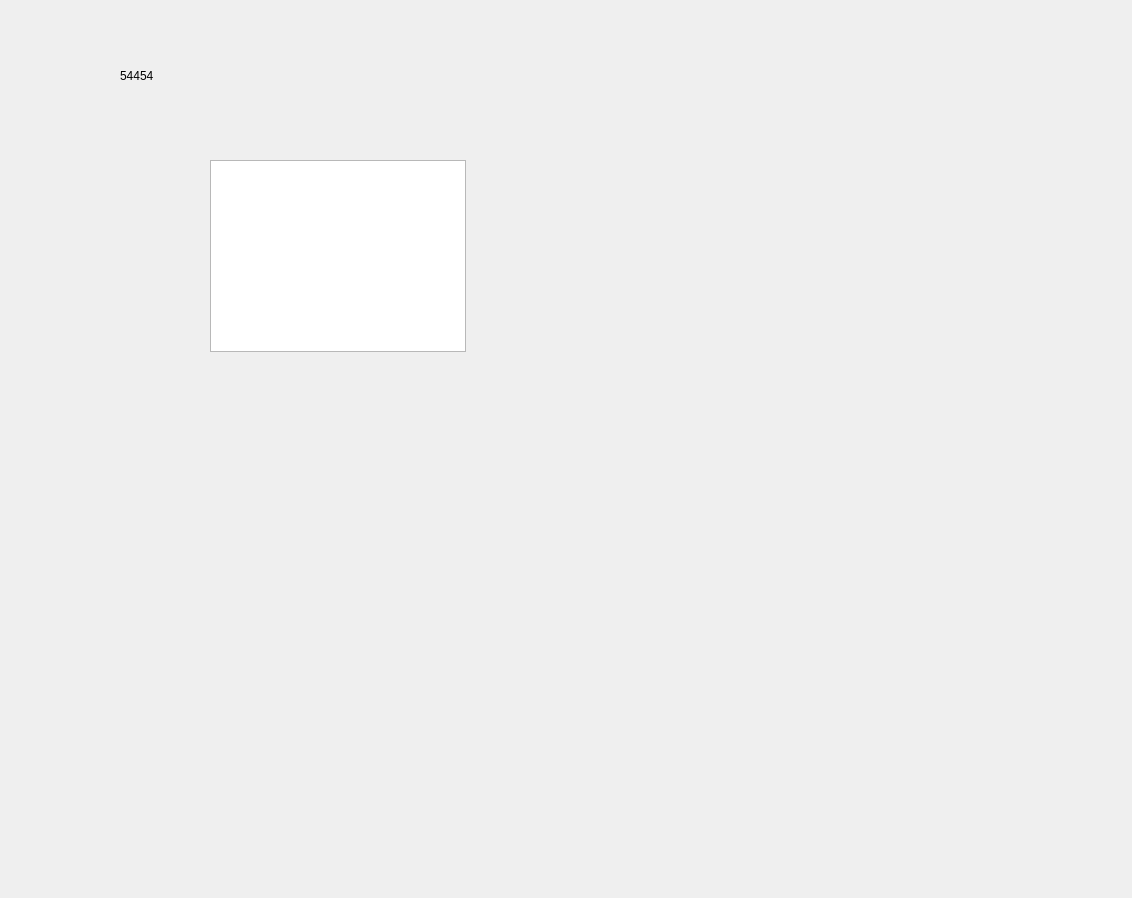
<?xml version="1.0" encoding="UTF-8"?>
<ui version="4.0">
 <class>Form</class>
 <widget class="QWidget" name="Form">
  <property name="geometry">
   <rect>
    <x>0</x>
    <y>0</y>
    <width>1132</width>
    <height>898</height>
   </rect>
  </property>
  <property name="windowTitle">
   <string>Form</string>
  </property>
  <widget class="QLabel" name="label">
   <property name="geometry">
    <rect>
     <x>120</x>
     <y>70</y>
     <width>54</width>
     <height>12</height>
    </rect>
   </property>
   <property name="text">
    <string>54454</string>
   </property>
  </widget>
  <widget class="QTableWidget" name="tableWidget">
   <property name="geometry">
    <rect>
     <x>210</x>
     <y>160</y>
     <width>256</width>
     <height>192</height>
    </rect>
   </property>
  </widget>
 </widget>
 <resources/>
 <connections/>
</ui>
